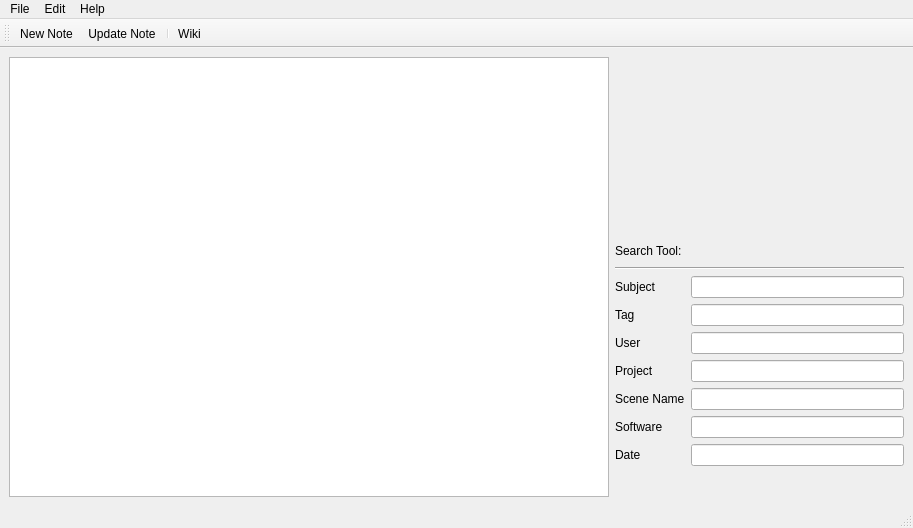
<?xml version="1.0" encoding="UTF-8"?>
<ui version="4.0">
 <class>mainWindow</class>
 <widget class="QMainWindow" name="mainWindow">
  <property name="geometry">
   <rect>
    <x>0</x>
    <y>0</y>
    <width>913</width>
    <height>528</height>
   </rect>
  </property>
  <property name="windowTitle">
   <string>PRE / POST</string>
  </property>
  <property name="windowIcon">
   <iconset resource="../../scene_note/media/resource.qrc">
    <normaloff>:/abouticon.png</normaloff>:/abouticon.png</iconset>
  </property>
  <widget class="QWidget" name="centralwidget">
   <property name="sizePolicy">
    <sizepolicy hsizetype="Preferred" vsizetype="Preferred">
     <horstretch>0</horstretch>
     <verstretch>0</verstretch>
    </sizepolicy>
   </property>
   <layout class="QHBoxLayout" name="horizontalLayout_2">
    <item>
     <widget class="QTableView" name="mainTable">
      <property name="minimumSize">
       <size>
        <width>600</width>
        <height>400</height>
       </size>
      </property>
      <property name="mouseTracking">
       <bool>false</bool>
      </property>
      <attribute name="verticalHeaderVisible">
       <bool>true</bool>
      </attribute>
      <attribute name="verticalHeaderCascadingSectionResizes">
       <bool>true</bool>
      </attribute>
     </widget>
    </item>
    <item>
     <layout class="QVBoxLayout" name="verticalLayout_4">
      <item>
       <widget class="QPushButton" name="pushButton">
        <property name="maximumSize">
         <size>
          <width>16777215</width>
          <height>120</height>
         </size>
        </property>
        <property name="styleSheet">
         <string notr="true">border:none;</string>
        </property>
        <property name="text">
         <string/>
        </property>
        <property name="icon">
         <iconset resource="../media/resource.qrc">
          <normaloff>:/prepost_logo_01.png</normaloff>:/prepost_logo_01.png</iconset>
        </property>
        <property name="iconSize">
         <size>
          <width>200</width>
          <height>200</height>
         </size>
        </property>
       </widget>
      </item>
      <item>
       <layout class="QVBoxLayout" name="verticalLayout_3">
        <item>
         <widget class="QLabel" name="label_8">
          <property name="maximumSize">
           <size>
            <width>16777215</width>
            <height>20</height>
           </size>
          </property>
          <property name="text">
           <string>Search Tool:</string>
          </property>
         </widget>
        </item>
        <item>
         <widget class="Line" name="line">
          <property name="orientation">
           <enum>Qt::Horizontal</enum>
          </property>
         </widget>
        </item>
        <item>
         <layout class="QHBoxLayout" name="horizontalLayout">
          <item>
           <layout class="QVBoxLayout" name="verticalLayout_2">
            <item>
             <widget class="QLabel" name="searchSubjectLabel">
              <property name="text">
               <string>Subject</string>
              </property>
             </widget>
            </item>
            <item>
             <widget class="QLabel" name="searchTagLabel">
              <property name="text">
               <string>Tag</string>
              </property>
             </widget>
            </item>
            <item>
             <widget class="QLabel" name="searchUserLabel">
              <property name="text">
               <string>User</string>
              </property>
             </widget>
            </item>
            <item>
             <widget class="QLabel" name="searchProjectName">
              <property name="text">
               <string>Project</string>
              </property>
             </widget>
            </item>
            <item>
             <widget class="QLabel" name="searchSceneNameLine_2">
              <property name="text">
               <string>Scene Name</string>
              </property>
             </widget>
            </item>
            <item>
             <widget class="QLabel" name="searchSoftwareLine_2">
              <property name="text">
               <string>Software</string>
              </property>
             </widget>
            </item>
            <item>
             <widget class="QLabel" name="searchDateLabel">
              <property name="text">
               <string>Date</string>
              </property>
             </widget>
            </item>
           </layout>
          </item>
          <item>
           <layout class="QVBoxLayout" name="verticalLayout">
            <item>
             <widget class="QLineEdit" name="searchSubjectLine"/>
            </item>
            <item>
             <widget class="QLineEdit" name="searchTagLine"/>
            </item>
            <item>
             <widget class="QLineEdit" name="searchUserLine"/>
            </item>
            <item>
             <widget class="QLineEdit" name="searchProjectLine"/>
            </item>
            <item>
             <widget class="QLineEdit" name="searchSceneNameLine"/>
            </item>
            <item>
             <widget class="QLineEdit" name="searchSoftwareLine"/>
            </item>
            <item>
             <widget class="QLineEdit" name="searchDateLine"/>
            </item>
           </layout>
          </item>
         </layout>
        </item>
       </layout>
      </item>
     </layout>
    </item>
   </layout>
  </widget>
  <widget class="QMenuBar" name="menubar">
   <property name="geometry">
    <rect>
     <x>0</x>
     <y>0</y>
     <width>913</width>
     <height>22</height>
    </rect>
   </property>
   <widget class="QMenu" name="menuFile">
    <property name="title">
     <string>File</string>
    </property>
    <addaction name="actionNew_Note"/>
    <addaction name="actionUpdate_Note"/>
    <addaction name="actionRemove_Note"/>
    <addaction name="separator"/>
    <addaction name="actionClose"/>
   </widget>
   <widget class="QMenu" name="menuEdit">
    <property name="title">
     <string>Edit</string>
    </property>
    <addaction name="actionExport"/>
    <addaction name="actionImport"/>
    <addaction name="separator"/>
    <addaction name="actionPreference"/>
   </widget>
   <widget class="QMenu" name="menuHelp">
    <property name="title">
     <string>Help</string>
    </property>
    <addaction name="actionAbout"/>
    <addaction name="actionWiki"/>
   </widget>
   <addaction name="menuFile"/>
   <addaction name="menuEdit"/>
   <addaction name="menuHelp"/>
  </widget>
  <widget class="QStatusBar" name="statusbar"/>
  <widget class="QToolBar" name="toolBar">
   <property name="windowTitle">
    <string>toolBar</string>
   </property>
   <property name="layoutDirection">
    <enum>Qt::LeftToRight</enum>
   </property>
   <property name="toolButtonStyle">
    <enum>Qt::ToolButtonTextUnderIcon</enum>
   </property>
   <attribute name="toolBarArea">
    <enum>TopToolBarArea</enum>
   </attribute>
   <attribute name="toolBarBreak">
    <bool>false</bool>
   </attribute>
   <addaction name="actionNew_Note"/>
   <addaction name="actionUpdate_Note"/>
   <addaction name="separator"/>
   <addaction name="actionWiki"/>
  </widget>
  <action name="actionNew_Note">
   <property name="icon">
    <iconset resource="../../scene_note/media/resource.qrc">
     <normaloff>:/addnote.png</normaloff>:/addnote.png</iconset>
   </property>
   <property name="text">
    <string>New Note</string>
   </property>
  </action>
  <action name="actionUpdate_Note">
   <property name="icon">
    <iconset resource="../../scene_note/media/resource.qrc">
     <normaloff>:/updatenote.png</normaloff>:/updatenote.png</iconset>
   </property>
   <property name="text">
    <string>Update Note</string>
   </property>
  </action>
  <action name="actionRemove_Note">
   <property name="icon">
    <iconset resource="../../scene_note/media/resource.qrc">
     <normaloff>:/removenote.png</normaloff>:/removenote.png</iconset>
   </property>
   <property name="text">
    <string>Remove Note</string>
   </property>
  </action>
  <action name="actionClose">
   <property name="text">
    <string>Close</string>
   </property>
  </action>
  <action name="actionExport">
   <property name="icon">
    <iconset resource="../../scene_note/media/resource.qrc">
     <normaloff>:/exportdata.png</normaloff>:/exportdata.png</iconset>
   </property>
   <property name="text">
    <string>Export</string>
   </property>
  </action>
  <action name="actionImport">
   <property name="icon">
    <iconset resource="../../scene_note/media/resource.qrc">
     <normaloff>:/importdata.png</normaloff>:/importdata.png</iconset>
   </property>
   <property name="text">
    <string>Import</string>
   </property>
  </action>
  <action name="actionPreference">
   <property name="icon">
    <iconset resource="../../scene_note/media/resource.qrc">
     <normaloff>:/setting.png</normaloff>:/setting.png</iconset>
   </property>
   <property name="text">
    <string>Preference</string>
   </property>
  </action>
  <action name="actionAbout">
   <property name="icon">
    <iconset resource="../../scene_note/media/resource.qrc">
     <normaloff>:/about.png</normaloff>:/about.png</iconset>
   </property>
   <property name="text">
    <string>About</string>
   </property>
  </action>
  <action name="actionWiki">
   <property name="icon">
    <iconset resource="../../scene_note/media/resource.qrc">
     <normaloff>:/wiki.png</normaloff>:/wiki.png</iconset>
   </property>
   <property name="text">
    <string>Wiki</string>
   </property>
  </action>
 </widget>
 <resources>
  <include location="../../scene_note/media/resource.qrc"/>
  <include location="../media/resource.qrc"/>
 </resources>
 <connections/>
</ui>
